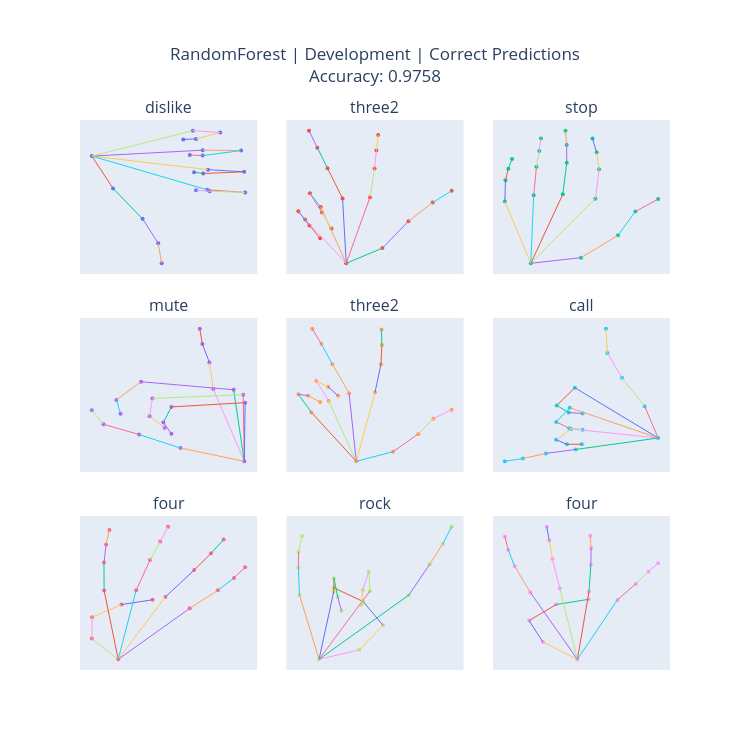

This figure's notebook cell:
### Code cell
metrics = rf_trainer.results[rf_model_name]["metrics"]["development set"]

rf_corr_pred_fig = plot_correct_landmarks(
    rf_clf,
    X_dev_df,
    y_dev_df,
    le,
    model_name="RandomForest",
    dataset_name="Development",
    accuracy=metrics["accuracy"],
    n_samples=9
)

### Figure 1 — Plotly figure (JSON) as saved in the notebook; plotly's stock layout.template omitted (floating-point values rounded to 4 significant figures)
{"data": [{"marker": {"size": 4}, "mode": "markers", "showlegend": false, "type": "scatter", "x": [0.0, 0.2021, 0.484, 0.633, 0.6664, 1.1, 1.462, 1.125, 0.9947, 1.107, 1.453, 1.062, 0.9752, 1.057, 1.424, 1.057, 0.9349, 0.9629, 1.224, 0.9932, 0.8723], "xaxis": "x", "y": [0.0, 0.4446, 0.8635, 1.2, 1.475, 0.4642, 0.5002, 0.4842, 0.4699, 0.1868, 0.2163, 0.2402, 0.2211, -0.08114, -0.07564, -0.006327, -0.01487, -0.3493, -0.3242, -0.2363, -0.2288], "yaxis": "y"}, {"line": {"width": 1}, "mode": "lines", "showlegend": false, "type": "scatter", "x": [0, 0.2021], "xaxis": "x", "y": [0, 0.4446], "yaxis": "y"}, {"line": {"width": 1}, "mode": "lines", "showlegend": false, "type": "scatter", "x": [0.2021, 0.484], "xaxis": "x", "y": [0.4446, 0.8635], "yaxis": "y"}, {"line": {"width": 1}, "mode": "lines", "showlegend": false, "type": "scatter", "x": [0.484, 0.633], "xaxis": "x", "y": [0.8635, 1.2], "yaxis": "y"}, {"line": {"width": 1}, "mode": "lines", "showlegend": false, "type": "scatter", "x": [0.633, 0.6664], "xaxis": "x", "y": [1.2, 1.475], "yaxis": "y"}, {"line": {"width": 1}, "mode": "lines", "showlegend": false, "type": "scatter", "x": [0, 1.1], "xaxis": "x", "y": [0, 0.4642], "yaxis": "y"}, {"line": {"width": 1}, "mode": "lines", "showlegend": false, "type": "scatter", "x": [1.1, 1.462], "xaxis": "x", "y": [0.4642, 0.5002], "yaxis": "y"}, {"line": {"width": 1}, "mode": "lines", "showlegend": false, "type": "scatter", "x": [1.462, 1.125], "xaxis": "x", "y": [0.5002, 0.4842], "yaxis": "y"}, {"line": {"width": 1}, "mode": "lines", "showlegend": false, "type": "scatter", "x": [1.125, 0.9947], "xaxis": "x", "y": [0.4842, 0.4699], "yaxis": "y"}, {"line": {"width": 1}, "mode": "lines", "showlegend": false, "type": "scatter", "x": [0, 1.107], "xaxis": "x", "y": [0, 0.1868], "yaxis": "y"}, {"line": {"width": 1}, "mode": "lines", "showlegend": false, "type": "scatter", "x": [1.107, 1.453], "xaxis": "x", "y": [0.1868, 0.2163], "yaxis": "y"}, {"line": {"width": 1}, "mode": "lines", "showlegend": false, "type": "scatter", "x": [1.453, 1.062], "xaxis": "x", "y": [0.2163, 0.2402], "yaxis": "y"}, {"line": {"width": 1}, "mode": "lines", "showlegend": false, "type": "scatter", "x": [1.062, 0.9752], "xaxis": "x", "y": [0.2402, 0.2211], "yaxis": "y"}, {"line": {"width": 1}, "mode": "lines", "showlegend": false, "type": "scatter", "x": [0, 1.057], "xaxis": "x", "y": [0, -0.08114], "yaxis": "y"}, {"line": {"width": 1}, "mode": "lines", "showlegend": false, "type": "scatter", "x": [1.057, 1.424], "xaxis": "x", "y": [-0.08114, -0.07564], "yaxis": "y"}, {"line": {"width": 1}, "mode": "lines", "showlegend": false, "type": "scatter", "x": [1.424, 1.057], "xaxis": "x", "y": [-0.07564, -0.006327], "yaxis": "y"}, {"line": {"width": 1}, "mode": "lines", "showlegend": false, "type": "scatter", "x": [1.057, 0.9349], "xaxis": "x", "y": [-0.006327, -0.01487], "yaxis": "y"}, {"line": {"width": 1}, "mode": "lines", "showlegend": false, "type": "scatter", "x": [0, 0.9629], "xaxis": "x", "y": [0, -0.3493], "yaxis": "y"}, {"line": {"width": 1}, "mode": "lines", "showlegend": false, "type": "scatter", "x": [0.9629, 1.224], "xaxis": "x", "y": [-0.3493, -0.3242], "yaxis": "y"}, {"line": {"width": 1}, "mode": "lines", "showlegend": false, "type": "scatter", "x": [1.224, 0.9932], "xaxis": "x", "y": [-0.3242, -0.2363], "yaxis": "y"}, {"line": {"width": 1}, "mode": "lines", "showlegend": false, "type": "scatter", "x": [0.9932, 0.8723], "xaxis": "x", "y": [-0.2363, -0.2288], "yaxis": "y"}, {"marker": {"size": 4}, "mode": "markers", "showlegend": false, "type": "scatter", "x": [0.0, 0.1784, 0.3065, 0.4255, 0.5191, 0.1173, 0.1397, 0.1488, 0.1573, -0.01784, -0.092, -0.1423, -0.1832, -0.1256, -0.1786, -0.1192, -0.07231, -0.2019, -0.2356, -0.1809, -0.1283], "xaxis": "x2", "y": [0.0, -0.1127, -0.3123, -0.45, -0.5378, -0.4904, -0.7029, -0.8366, -0.9514, -0.4804, -0.7053, -0.8574, -0.9831, -0.4176, -0.5186, -0.3759, -0.2577, -0.3248, -0.3851, -0.2798, -0.1849], "yaxis": "y2"}, {"line": {"width": 1}, "mode": "lines", "showlegend": false, "type": "scatter", "x": [0, 0.1784], "xaxis": "x2", "y": [0, -0.1127], "yaxis": "y2"}, {"line": {"width": 1}, "mode": "lines", "showlegend": false, "type": "scatter", "x": [0.1784, 0.3065], "xaxis": "x2", "y": [-0.1127, -0.3123], "yaxis": "y2"}, {"line": {"width": 1}, "mode": "lines", "showlegend": false, "type": "scatter", "x": [0.3065, 0.4255], "xaxis": "x2", "y": [-0.3123, -0.45], "yaxis": "y2"}, {"line": {"width": 1}, "mode": "lines", "showlegend": false, "type": "scatter", "x": [0.4255, 0.5191], "xaxis": "x2", "y": [-0.45, -0.5378], "yaxis": "y2"}, {"line": {"width": 1}, "mode": "lines", "showlegend": false, "type": "scatter", "x": [0, 0.1173], "xaxis": "x2", "y": [0, -0.4904], "yaxis": "y2"}, {"line": {"width": 1}, "mode": "lines", "showlegend": false, "type": "scatter", "x": [0.1173, 0.1397], "xaxis": "x2", "y": [-0.4904, -0.7029], "yaxis": "y2"}, {"line": {"width": 1}, "mode": "lines", "showlegend": false, "type": "scatter", "x": [0.1397, 0.1488], "xaxis": "x2", "y": [-0.7029, -0.8366], "yaxis": "y2"}, {"line": {"width": 1}, "mode": "lines", "showlegend": false, "type": "scatter", "x": [0.1488, 0.1573], "xaxis": "x2", "y": [-0.8366, -0.9514], "yaxis": "y2"}, {"line": {"width": 1}, "mode": "lines", "showlegend": false, "type": "scatter", "x": [0, -0.01784], "xaxis": "x2", "y": [0, -0.4804], "yaxis": "y2"}, {"line": {"width": 1}, "mode": "lines", "showlegend": false, "type": "scatter", "x": [-0.01784, -0.092], "xaxis": "x2", "y": [-0.4804, -0.7053], "yaxis": "y2"}, {"line": {"width": 1}, "mode": "lines", "showlegend": false, "type": "scatter", "x": [-0.092, -0.1423], "xaxis": "x2", "y": [-0.7053, -0.8574], "yaxis": "y2"}, {"line": {"width": 1}, "mode": "lines", "showlegend": false, "type": "scatter", "x": [-0.1423, -0.1832], "xaxis": "x2", "y": [-0.8574, -0.9831], "yaxis": "y2"}, {"line": {"width": 1}, "mode": "lines", "showlegend": false, "type": "scatter", "x": [0, -0.1256], "xaxis": "x2", "y": [0, -0.4176], "yaxis": "y2"}, {"line": {"width": 1}, "mode": "lines", "showlegend": false, "type": "scatter", "x": [-0.1256, -0.1786], "xaxis": "x2", "y": [-0.4176, -0.5186], "yaxis": "y2"}, {"line": {"width": 1}, "mode": "lines", "showlegend": false, "type": "scatter", "x": [-0.1786, -0.1192], "xaxis": "x2", "y": [-0.5186, -0.3759], "yaxis": "y2"}, {"line": {"width": 1}, "mode": "lines", "showlegend": false, "type": "scatter", "x": [-0.1192, -0.07231], "xaxis": "x2", "y": [-0.3759, -0.2577], "yaxis": "y2"}, {"line": {"width": 1}, "mode": "lines", "showlegend": false, "type": "scatter", "x": [0, -0.2019], "xaxis": "x2", "y": [0, -0.3248], "yaxis": "y2"}, {"line": {"width": 1}, "mode": "lines", "showlegend": false, "type": "scatter", "x": [-0.2019, -0.2356], "xaxis": "x2", "y": [-0.3248, -0.3851], "yaxis": "y2"}, {"line": {"width": 1}, "mode": "lines", "showlegend": false, "type": "scatter", "x": [-0.2356, -0.1809], "xaxis": "x2", "y": [-0.3851, -0.2798], "yaxis": "y2"}, {"line": {"width": 1}, "mode": "lines", "showlegend": false, "type": "scatter", "x": [-0.1809, -0.1283], "xaxis": "x2", "y": [-0.2798, -0.1849], "yaxis": "y2"}, {"marker": {"size": 4}, "mode": "markers", "showlegend": false, "type": "scatter", "x": [0.0, 0.1818, 0.3151, 0.3778, 0.4602, 0.2335, 0.247, 0.238, 0.2229, 0.1156, 0.13, 0.1297, 0.1254, 0.01035, 0.02044, 0.03042, 0.03678, -0.09379, -0.09157, -0.08122, -0.06771], "xaxis": "x3", "y": [0.0, -0.04226, -0.2092, -0.3873, -0.4802, -0.4835, -0.7029, -0.8283, -0.933, -0.5165, -0.7516, -0.8868, -0.9921, -0.5091, -0.7224, -0.8408, -0.9345, -0.463, -0.6207, -0.7075, -0.7803], "yaxis": "y3"}, {"line": {"width": 1}, "mode": "lines", "showlegend": false, "type": "scatter", "x": [0, 0.1818], "xaxis": "x3", "y": [0, -0.04226], "yaxis": "y3"}, {"line": {"width": 1}, "mode": "lines", "showlegend": false, "type": "scatter", "x": [0.1818, 0.3151], "xaxis": "x3", "y": [-0.04226, -0.2092], "yaxis": "y3"}, {"line": {"width": 1}, "mode": "lines", "showlegend": false, "type": "scatter", "x": [0.3151, 0.3778], "xaxis": "x3", "y": [-0.2092, -0.3873], "yaxis": "y3"}, {"line": {"width": 1}, "mode": "lines", "showlegend": false, "type": "scatter", "x": [0.3778, 0.4602], "xaxis": "x3", "y": [-0.3873, -0.4802], "yaxis": "y3"}, {"line": {"width": 1}, "mode": "lines", "showlegend": false, "type": "scatter", "x": [0, 0.2335], "xaxis": "x3", "y": [0, -0.4835], "yaxis": "y3"}, {"line": {"width": 1}, "mode": "lines", "showlegend": false, "type": "scatter", "x": [0.2335, 0.247], "xaxis": "x3", "y": [-0.4835, -0.7029], "yaxis": "y3"}, {"line": {"width": 1}, "mode": "lines", "showlegend": false, "type": "scatter", "x": [0.247, 0.238], "xaxis": "x3", "y": [-0.7029, -0.8283], "yaxis": "y3"}, {"line": {"width": 1}, "mode": "lines", "showlegend": false, "type": "scatter", "x": [0.238, 0.2229], "xaxis": "x3", "y": [-0.8283, -0.933], "yaxis": "y3"}, {"line": {"width": 1}, "mode": "lines", "showlegend": false, "type": "scatter", "x": [0, 0.1156], "xaxis": "x3", "y": [0, -0.5165], "yaxis": "y3"}, {"line": {"width": 1}, "mode": "lines", "showlegend": false, "type": "scatter", "x": [0.1156, 0.13], "xaxis": "x3", "y": [-0.5165, -0.7516], "yaxis": "y3"}, {"line": {"width": 1}, "mode": "lines", "showlegend": false, "type": "scatter", "x": [0.13, 0.1297], "xaxis": "x3", "y": [-0.7516, -0.8868], "yaxis": "y3"}, {"line": {"width": 1}, "mode": "lines", "showlegend": false, "type": "scatter", "x": [0.1297, 0.1254], "xaxis": "x3", "y": [-0.8868, -0.9921], "yaxis": "y3"}, {"line": {"width": 1}, "mode": "lines", "showlegend": false, "type": "scatter", "x": [0, 0.01035], "xaxis": "x3", "y": [0, -0.5091], "yaxis": "y3"}, {"line": {"width": 1}, "mode": "lines", "showlegend": false, "type": "scatter", "x": [0.01035, 0.02044], "xaxis": "x3", "y": [-0.5091, -0.7224], "yaxis": "y3"}, {"line": {"width": 1}, "mode": "lines", "showlegend": false, "type": "scatter", "x": [0.02044, 0.03042], "xaxis": "x3", "y": [-0.7224, -0.8408], "yaxis": "y3"}, {"line": {"width": 1}, "mode": "lines", "showlegend": false, "type": "scatter", "x": [0.03042, 0.03678], "xaxis": "x3", "y": [-0.8408, -0.9345], "yaxis": "y3"}, {"line": {"width": 1}, "mode": "lines", "showlegend": false, "type": "scatter", "x": [0, -0.09379], "xaxis": "x3", "y": [0, -0.463], "yaxis": "y3"}, {"line": {"width": 1}, "mode": "lines", "showlegend": false, "type": "scatter", "x": [-0.09379, -0.09157], "xaxis": "x3", "y": [-0.463, -0.6207], "yaxis": "y3"}, {"line": {"width": 1}, "mode": "lines", "showlegend": false, "type": "scatter", "x": [-0.09157, -0.08122], "xaxis": "x3", "y": [-0.6207, -0.7075], "yaxis": "y3"}, {"line": {"width": 1}, "mode": "lines", "showlegend": false, "type": "scatter", "x": [-0.08122, -0.06771], "xaxis": "x3", "y": [-0.7075, -0.7803], "yaxis": "y3"}, {"marker": {"size": 4}, "mode": "markers", "showlegend": false, "type": "scatter", "x": [0.0, -0.368, -0.6071, -0.8123, -0.8798, -0.1788, -0.2015, -0.2418, -0.2568, -0.06133, -0.5962, -0.7384, -0.714, -0.006406, -0.5304, -0.5461, -0.4598, 0.005061, -0.4208, -0.4671, -0.4205], "xaxis": "x4", "y": [0.0, -0.195, -0.3935, -0.5443, -0.7528, -1.064, -1.455, -1.725, -1.951, -1.053, -1.171, -0.9037, -0.7002, -0.9805, -0.9256, -0.6627, -0.4924, -0.8623, -0.8005, -0.5706, -0.406], "yaxis": "y4"}, {"line": {"width": 1}, "mode": "lines", "showlegend": false, "type": "scatter", "x": [0, -0.368], "xaxis": "x4", "y": [0, -0.195], "yaxis": "y4"}, {"line": {"width": 1}, "mode": "lines", "showlegend": false, "type": "scatter", "x": [-0.368, -0.6071], "xaxis": "x4", "y": [-0.195, -0.3935], "yaxis": "y4"}, {"line": {"width": 1}, "mode": "lines", "showlegend": false, "type": "scatter", "x": [-0.6071, -0.8123], "xaxis": "x4", "y": [-0.3935, -0.5443], "yaxis": "y4"}, {"line": {"width": 1}, "mode": "lines", "showlegend": false, "type": "scatter", "x": [-0.8123, -0.8798], "xaxis": "x4", "y": [-0.5443, -0.7528], "yaxis": "y4"}, {"line": {"width": 1}, "mode": "lines", "showlegend": false, "type": "scatter", "x": [0, -0.1788], "xaxis": "x4", "y": [0, -1.064], "yaxis": "y4"}, {"line": {"width": 1}, "mode": "lines", "showlegend": false, "type": "scatter", "x": [-0.1788, -0.2015], "xaxis": "x4", "y": [-1.064, -1.455], "yaxis": "y4"}, {"line": {"width": 1}, "mode": "lines", "showlegend": false, "type": "scatter", "x": [-0.2015, -0.2418], "xaxis": "x4", "y": [-1.455, -1.725], "yaxis": "y4"}, {"line": {"width": 1}, "mode": "lines", "showlegend": false, "type": "scatter", "x": [-0.2418, -0.2568], "xaxis": "x4", "y": [-1.725, -1.951], "yaxis": "y4"}, {"line": {"width": 1}, "mode": "lines", "showlegend": false, "type": "scatter", "x": [0, -0.06133], "xaxis": "x4", "y": [0, -1.053], "yaxis": "y4"}, {"line": {"width": 1}, "mode": "lines", "showlegend": false, "type": "scatter", "x": [-0.06133, -0.5962], "xaxis": "x4", "y": [-1.053, -1.171], "yaxis": "y4"}, {"line": {"width": 1}, "mode": "lines", "showlegend": false, "type": "scatter", "x": [-0.5962, -0.7384], "xaxis": "x4", "y": [-1.171, -0.9037], "yaxis": "y4"}, {"line": {"width": 1}, "mode": "lines", "showlegend": false, "type": "scatter", "x": [-0.7384, -0.714], "xaxis": "x4", "y": [-0.9037, -0.7002], "yaxis": "y4"}, {"line": {"width": 1}, "mode": "lines", "showlegend": false, "type": "scatter", "x": [0, -0.006406], "xaxis": "x4", "y": [0, -0.9805], "yaxis": "y4"}, {"line": {"width": 1}, "mode": "lines", "showlegend": false, "type": "scatter", "x": [-0.006406, -0.5304], "xaxis": "x4", "y": [-0.9805, -0.9256], "yaxis": "y4"}, {"line": {"width": 1}, "mode": "lines", "showlegend": false, "type": "scatter", "x": [-0.5304, -0.5461], "xaxis": "x4", "y": [-0.9256, -0.6627], "yaxis": "y4"}, {"line": {"width": 1}, "mode": "lines", "showlegend": false, "type": "scatter", "x": [-0.5461, -0.4598], "xaxis": "x4", "y": [-0.6627, -0.4924], "yaxis": "y4"}, {"line": {"width": 1}, "mode": "lines", "showlegend": false, "type": "scatter", "x": [0, 0.005061], "xaxis": "x4", "y": [0, -0.8623], "yaxis": "y4"}, {"line": {"width": 1}, "mode": "lines", "showlegend": false, "type": "scatter", "x": [0.005061, -0.4208], "xaxis": "x4", "y": [-0.8623, -0.8005], "yaxis": "y4"}, {"line": {"width": 1}, "mode": "lines", "showlegend": false, "type": "scatter", "x": [-0.4208, -0.4671], "xaxis": "x4", "y": [-0.8005, -0.5706], "yaxis": "y4"}, {"line": {"width": 1}, "mode": "lines", "showlegend": false, "type": "scatter", "x": [-0.4671, -0.4205], "xaxis": "x4", "y": [-0.5706, -0.406], "yaxis": "y4"}, {"marker": {"size": 4}, "mode": "markers", "showlegend": false, "type": "scatter", "x": [0.0, 0.1678, 0.2839, 0.3521, 0.4361, 0.08565, 0.1129, 0.1171, 0.1155, -0.03286, -0.1092, -0.1599, -0.2012, -0.1269, -0.1825, -0.1288, -0.08326, -0.2052, -0.2649, -0.2195, -0.1655], "xaxis": "x5", "y": [0.0, -0.07062, -0.2023, -0.3152, -0.3805, -0.5082, -0.7171, -0.8583, -0.9731, -0.5034, -0.7178, -0.8675, -0.9796, -0.4476, -0.5928, -0.5505, -0.4836, -0.3613, -0.495, -0.4846, -0.4379], "yaxis": "y5"}, {"line": {"width": 1}, "mode": "lines", "showlegend": false, "type": "scatter", "x": [0, 0.1678], "xaxis": "x5", "y": [0, -0.07062], "yaxis": "y5"}, {"line": {"width": 1}, "mode": "lines", "showlegend": false, "type": "scatter", "x": [0.1678, 0.2839], "xaxis": "x5", "y": [-0.07062, -0.2023], "yaxis": "y5"}, {"line": {"width": 1}, "mode": "lines", "showlegend": false, "type": "scatter", "x": [0.2839, 0.3521], "xaxis": "x5", "y": [-0.2023, -0.3152], "yaxis": "y5"}, {"line": {"width": 1}, "mode": "lines", "showlegend": false, "type": "scatter", "x": [0.3521, 0.4361], "xaxis": "x5", "y": [-0.3152, -0.3805], "yaxis": "y5"}, {"line": {"width": 1}, "mode": "lines", "showlegend": false, "type": "scatter", "x": [0, 0.08565], "xaxis": "x5", "y": [0, -0.5082], "yaxis": "y5"}, {"line": {"width": 1}, "mode": "lines", "showlegend": false, "type": "scatter", "x": [0.08565, 0.1129], "xaxis": "x5", "y": [-0.5082, -0.7171], "yaxis": "y5"}, {"line": {"width": 1}, "mode": "lines", "showlegend": false, "type": "scatter", "x": [0.1129, 0.1171], "xaxis": "x5", "y": [-0.7171, -0.8583], "yaxis": "y5"}, {"line": {"width": 1}, "mode": "lines", "showlegend": false, "type": "scatter", "x": [0.1171, 0.1155], "xaxis": "x5", "y": [-0.8583, -0.9731], "yaxis": "y5"}, {"line": {"width": 1}, "mode": "lines", "showlegend": false, "type": "scatter", "x": [0, -0.03286], "xaxis": "x5", "y": [0, -0.5034], "yaxis": "y5"}, {"line": {"width": 1}, "mode": "lines", "showlegend": false, "type": "scatter", "x": [-0.03286, -0.1092], "xaxis": "x5", "y": [-0.5034, -0.7178], "yaxis": "y5"}, {"line": {"width": 1}, "mode": "lines", "showlegend": false, "type": "scatter", "x": [-0.1092, -0.1599], "xaxis": "x5", "y": [-0.7178, -0.8675], "yaxis": "y5"}, {"line": {"width": 1}, "mode": "lines", "showlegend": false, "type": "scatter", "x": [-0.1599, -0.2012], "xaxis": "x5", "y": [-0.8675, -0.9796], "yaxis": "y5"}, {"line": {"width": 1}, "mode": "lines", "showlegend": false, "type": "scatter", "x": [0, -0.1269], "xaxis": "x5", "y": [0, -0.4476], "yaxis": "y5"}, {"line": {"width": 1}, "mode": "lines", "showlegend": false, "type": "scatter", "x": [-0.1269, -0.1825], "xaxis": "x5", "y": [-0.4476, -0.5928], "yaxis": "y5"}, {"line": {"width": 1}, "mode": "lines", "showlegend": false, "type": "scatter", "x": [-0.1825, -0.1288], "xaxis": "x5", "y": [-0.5928, -0.5505], "yaxis": "y5"}, {"line": {"width": 1}, "mode": "lines", "showlegend": false, "type": "scatter", "x": [-0.1288, -0.08326], "xaxis": "x5", "y": [-0.5505, -0.4836], "yaxis": "y5"}, {"line": {"width": 1}, "mode": "lines", "showlegend": false, "type": "scatter", "x": [0, -0.2052], "xaxis": "x5", "y": [0, -0.3613], "yaxis": "y5"}, {"line": {"width": 1}, "mode": "lines", "showlegend": false, "type": "scatter", "x": [-0.2052, -0.2649], "xaxis": "x5", "y": [-0.3613, -0.495], "yaxis": "y5"}, {"line": {"width": 1}, "mode": "lines", "showlegend": false, "type": "scatter", "x": [-0.2649, -0.2195], "xaxis": "x5", "y": [-0.495, -0.4846], "yaxis": "y5"}, {"line": {"width": 1}, "mode": "lines", "showlegend": false, "type": "scatter", "x": [-0.2195, -0.1655], "xaxis": "x5", "y": [-0.4846, -0.4379], "yaxis": "y5"}, {"marker": {"size": 4}, "mode": "markers", "showlegend": false, "type": "scatter", "x": [0.0, -0.1774, -0.4758, -0.6669, -0.6863, -1.095, -1.333, -1.176, -0.9926, -1.161, -1.339, -1.169, -0.9937, -1.144, -1.34, -1.199, -1.004, -1.083, -1.476, -1.777, -2.015], "xaxis": "x6", "y": [0.0, -0.4267, -0.8076, -1.142, -1.466, -0.6739, -0.4368, -0.3412, -0.3301, -0.4064, -0.2154, -0.1312, -0.1118, -0.1217, 0.02281, 0.08462, 0.0824, 0.1536, 0.2067, 0.2752, 0.3124], "yaxis": "y6"}, {"line": {"width": 1}, "mode": "lines", "showlegend": false, "type": "scatter", "x": [0, -0.1774], "xaxis": "x6", "y": [0, -0.4267], "yaxis": "y6"}, {"line": {"width": 1}, "mode": "lines", "showlegend": false, "type": "scatter", "x": [-0.1774, -0.4758], "xaxis": "x6", "y": [-0.4267, -0.8076], "yaxis": "y6"}, {"line": {"width": 1}, "mode": "lines", "showlegend": false, "type": "scatter", "x": [-0.4758, -0.6669], "xaxis": "x6", "y": [-0.8076, -1.142], "yaxis": "y6"}, {"line": {"width": 1}, "mode": "lines", "showlegend": false, "type": "scatter", "x": [-0.6669, -0.6863], "xaxis": "x6", "y": [-1.142, -1.466], "yaxis": "y6"}, {"line": {"width": 1}, "mode": "lines", "showlegend": false, "type": "scatter", "x": [0, -1.095], "xaxis": "x6", "y": [0, -0.6739], "yaxis": "y6"}, {"line": {"width": 1}, "mode": "lines", "showlegend": false, "type": "scatter", "x": [-1.095, -1.333], "xaxis": "x6", "y": [-0.6739, -0.4368], "yaxis": "y6"}, {"line": {"width": 1}, "mode": "lines", "showlegend": false, "type": "scatter", "x": [-1.333, -1.176], "xaxis": "x6", "y": [-0.4368, -0.3412], "yaxis": "y6"}, {"line": {"width": 1}, "mode": "lines", "showlegend": false, "type": "scatter", "x": [-1.176, -0.9926], "xaxis": "x6", "y": [-0.3412, -0.3301], "yaxis": "y6"}, {"line": {"width": 1}, "mode": "lines", "showlegend": false, "type": "scatter", "x": [0, -1.161], "xaxis": "x6", "y": [0, -0.4064], "yaxis": "y6"}, {"line": {"width": 1}, "mode": "lines", "showlegend": false, "type": "scatter", "x": [-1.161, -1.339], "xaxis": "x6", "y": [-0.4064, -0.2154], "yaxis": "y6"}, {"line": {"width": 1}, "mode": "lines", "showlegend": false, "type": "scatter", "x": [-1.339, -1.169], "xaxis": "x6", "y": [-0.2154, -0.1312], "yaxis": "y6"}, {"line": {"width": 1}, "mode": "lines", "showlegend": false, "type": "scatter", "x": [-1.169, -0.9937], "xaxis": "x6", "y": [-0.1312, -0.1118], "yaxis": "y6"}, {"line": {"width": 1}, "mode": "lines", "showlegend": false, "type": "scatter", "x": [0, -1.144], "xaxis": "x6", "y": [0, -0.1217], "yaxis": "y6"}, {"line": {"width": 1}, "mode": "lines", "showlegend": false, "type": "scatter", "x": [-1.144, -1.34], "xaxis": "x6", "y": [-0.1217, 0.02281], "yaxis": "y6"}, {"line": {"width": 1}, "mode": "lines", "showlegend": false, "type": "scatter", "x": [-1.34, -1.199], "xaxis": "x6", "y": [0.02281, 0.08462], "yaxis": "y6"}, {"line": {"width": 1}, "mode": "lines", "showlegend": false, "type": "scatter", "x": [-1.199, -1.004], "xaxis": "x6", "y": [0.08462, 0.0824], "yaxis": "y6"}, {"line": {"width": 1}, "mode": "lines", "showlegend": false, "type": "scatter", "x": [0, -1.083], "xaxis": "x6", "y": [0, 0.1536], "yaxis": "y6"}, {"line": {"width": 1}, "mode": "lines", "showlegend": false, "type": "scatter", "x": [-1.083, -1.476], "xaxis": "x6", "y": [0.1536, 0.2067], "yaxis": "y6"}, {"line": {"width": 1}, "mode": "lines", "showlegend": false, "type": "scatter", "x": [-1.476, -1.777], "xaxis": "x6", "y": [0.2067, 0.2752], "yaxis": "y6"}, {"line": {"width": 1}, "mode": "lines", "showlegend": false, "type": "scatter", "x": [-1.777, -2.015], "xaxis": "x6", "y": [0.2752, 0.3124], "yaxis": "y6"}, {"marker": {"size": 4}, "mode": "markers", "showlegend": false, "type": "scatter", "x": [0.0, -0.09204, -0.09115, 0.01136, 0.12, -0.04925, -0.04973, -0.04221, -0.03068, 0.06261, 0.111, 0.1467, 0.1741, 0.1649, 0.2652, 0.3242, 0.3683, 0.25, 0.348, 0.4043, 0.4433], "xaxis": "x7", "y": [0.0, -0.1545, -0.3124, -0.4064, -0.4421, -0.5111, -0.7192, -0.8523, -0.9597, -0.5122, -0.7366, -0.8749, -0.9847, -0.4634, -0.6624, -0.7869, -0.8891, -0.3786, -0.512, -0.6039, -0.6838], "yaxis": "y7"}, {"line": {"width": 1}, "mode": "lines", "showlegend": false, "type": "scatter", "x": [0, -0.09204], "xaxis": "x7", "y": [0, -0.1545], "yaxis": "y7"}, {"line": {"width": 1}, "mode": "lines", "showlegend": false, "type": "scatter", "x": [-0.09204, -0.09115], "xaxis": "x7", "y": [-0.1545, -0.3124], "yaxis": "y7"}, {"line": {"width": 1}, "mode": "lines", "showlegend": false, "type": "scatter", "x": [-0.09115, 0.01136], "xaxis": "x7", "y": [-0.3124, -0.4064], "yaxis": "y7"}, {"line": {"width": 1}, "mode": "lines", "showlegend": false, "type": "scatter", "x": [0.01136, 0.12], "xaxis": "x7", "y": [-0.4064, -0.4421], "yaxis": "y7"}, {"line": {"width": 1}, "mode": "lines", "showlegend": false, "type": "scatter", "x": [0, -0.04925], "xaxis": "x7", "y": [0, -0.5111], "yaxis": "y7"}, {"line": {"width": 1}, "mode": "lines", "showlegend": false, "type": "scatter", "x": [-0.04925, -0.04973], "xaxis": "x7", "y": [-0.5111, -0.7192], "yaxis": "y7"}, {"line": {"width": 1}, "mode": "lines", "showlegend": false, "type": "scatter", "x": [-0.04973, -0.04221], "xaxis": "x7", "y": [-0.7192, -0.8523], "yaxis": "y7"}, {"line": {"width": 1}, "mode": "lines", "showlegend": false, "type": "scatter", "x": [-0.04221, -0.03068], "xaxis": "x7", "y": [-0.8523, -0.9597], "yaxis": "y7"}, {"line": {"width": 1}, "mode": "lines", "showlegend": false, "type": "scatter", "x": [0, 0.06261], "xaxis": "x7", "y": [0, -0.5122], "yaxis": "y7"}, {"line": {"width": 1}, "mode": "lines", "showlegend": false, "type": "scatter", "x": [0.06261, 0.111], "xaxis": "x7", "y": [-0.5122, -0.7366], "yaxis": "y7"}, {"line": {"width": 1}, "mode": "lines", "showlegend": false, "type": "scatter", "x": [0.111, 0.1467], "xaxis": "x7", "y": [-0.7366, -0.8749], "yaxis": "y7"}, {"line": {"width": 1}, "mode": "lines", "showlegend": false, "type": "scatter", "x": [0.1467, 0.1741], "xaxis": "x7", "y": [-0.8749, -0.9847], "yaxis": "y7"}, {"line": {"width": 1}, "mode": "lines", "showlegend": false, "type": "scatter", "x": [0, 0.1649], "xaxis": "x7", "y": [0, -0.4634], "yaxis": "y7"}, {"line": {"width": 1}, "mode": "lines", "showlegend": false, "type": "scatter", "x": [0.1649, 0.2652], "xaxis": "x7", "y": [-0.4634, -0.6624], "yaxis": "y7"}, {"line": {"width": 1}, "mode": "lines", "showlegend": false, "type": "scatter", "x": [0.2652, 0.3242], "xaxis": "x7", "y": [-0.6624, -0.7869], "yaxis": "y7"}, {"line": {"width": 1}, "mode": "lines", "showlegend": false, "type": "scatter", "x": [0.3242, 0.3683], "xaxis": "x7", "y": [-0.7869, -0.8891], "yaxis": "y7"}, {"line": {"width": 1}, "mode": "lines", "showlegend": false, "type": "scatter", "x": [0, 0.25], "xaxis": "x7", "y": [0, -0.3786], "yaxis": "y7"}, {"line": {"width": 1}, "mode": "lines", "showlegend": false, "type": "scatter", "x": [0.25, 0.348], "xaxis": "x7", "y": [-0.3786, -0.512], "yaxis": "y7"}, {"line": {"width": 1}, "mode": "lines", "showlegend": false, "type": "scatter", "x": [0.348, 0.4043], "xaxis": "x7", "y": [-0.512, -0.6039], "yaxis": "y7"}, {"line": {"width": 1}, "mode": "lines", "showlegend": false, "type": "scatter", "x": [0.4043, 0.4433], "xaxis": "x7", "y": [-0.6039, -0.6838], "yaxis": "y7"}, {"marker": {"size": 4}, "mode": "markers", "showlegend": false, "type": "scatter", "x": [0.0, 0.3363, 0.5368, 0.3689, 0.1231, 0.7511, 0.9265, 1.038, 1.11, 0.4263, 0.4163, 0.3662, 0.3552, 0.1227, 0.125, 0.1563, 0.188, -0.1634, -0.1733, -0.171, -0.1404], "xaxis": "x8", "y": [0.0, -0.1622, -0.5838, -0.994, -1.23, -1.104, -1.634, -1.989, -2.281, -1.176, -1.505, -1.193, -0.9348, -1.161, -1.395, -1.076, -0.8325, -1.103, -1.576, -1.852, -2.123], "yaxis": "y8"}, {"line": {"width": 1}, "mode": "lines", "showlegend": false, "type": "scatter", "x": [0, 0.3363], "xaxis": "x8", "y": [0, -0.1622], "yaxis": "y8"}, {"line": {"width": 1}, "mode": "lines", "showlegend": false, "type": "scatter", "x": [0.3363, 0.5368], "xaxis": "x8", "y": [-0.1622, -0.5838], "yaxis": "y8"}, {"line": {"width": 1}, "mode": "lines", "showlegend": false, "type": "scatter", "x": [0.5368, 0.3689], "xaxis": "x8", "y": [-0.5838, -0.994], "yaxis": "y8"}, {"line": {"width": 1}, "mode": "lines", "showlegend": false, "type": "scatter", "x": [0.3689, 0.1231], "xaxis": "x8", "y": [-0.994, -1.23], "yaxis": "y8"}, {"line": {"width": 1}, "mode": "lines", "showlegend": false, "type": "scatter", "x": [0, 0.7511], "xaxis": "x8", "y": [0, -1.104], "yaxis": "y8"}, {"line": {"width": 1}, "mode": "lines", "showlegend": false, "type": "scatter", "x": [0.7511, 0.9265], "xaxis": "x8", "y": [-1.104, -1.634], "yaxis": "y8"}, {"line": {"width": 1}, "mode": "lines", "showlegend": false, "type": "scatter", "x": [0.9265, 1.038], "xaxis": "x8", "y": [-1.634, -1.989], "yaxis": "y8"}, {"line": {"width": 1}, "mode": "lines", "showlegend": false, "type": "scatter", "x": [1.038, 1.11], "xaxis": "x8", "y": [-1.989, -2.281], "yaxis": "y8"}, {"line": {"width": 1}, "mode": "lines", "showlegend": false, "type": "scatter", "x": [0, 0.4263], "xaxis": "x8", "y": [0, -1.176], "yaxis": "y8"}, {"line": {"width": 1}, "mode": "lines", "showlegend": false, "type": "scatter", "x": [0.4263, 0.4163], "xaxis": "x8", "y": [-1.176, -1.505], "yaxis": "y8"}, {"line": {"width": 1}, "mode": "lines", "showlegend": false, "type": "scatter", "x": [0.4163, 0.3662], "xaxis": "x8", "y": [-1.505, -1.193], "yaxis": "y8"}, {"line": {"width": 1}, "mode": "lines", "showlegend": false, "type": "scatter", "x": [0.3662, 0.3552], "xaxis": "x8", "y": [-1.193, -0.9348], "yaxis": "y8"}, {"line": {"width": 1}, "mode": "lines", "showlegend": false, "type": "scatter", "x": [0, 0.1227], "xaxis": "x8", "y": [0, -1.161], "yaxis": "y8"}, {"line": {"width": 1}, "mode": "lines", "showlegend": false, "type": "scatter", "x": [0.1227, 0.125], "xaxis": "x8", "y": [-1.161, -1.395], "yaxis": "y8"}, {"line": {"width": 1}, "mode": "lines", "showlegend": false, "type": "scatter", "x": [0.125, 0.1563], "xaxis": "x8", "y": [-1.395, -1.076], "yaxis": "y8"}, {"line": {"width": 1}, "mode": "lines", "showlegend": false, "type": "scatter", "x": [0.1563, 0.188], "xaxis": "x8", "y": [-1.076, -0.8325], "yaxis": "y8"}, {"line": {"width": 1}, "mode": "lines", "showlegend": false, "type": "scatter", "x": [0, -0.1634], "xaxis": "x8", "y": [0, -1.103], "yaxis": "y8"}, {"line": {"width": 1}, "mode": "lines", "showlegend": false, "type": "scatter", "x": [-0.1634, -0.1733], "xaxis": "x8", "y": [-1.103, -1.576], "yaxis": "y8"}, {"line": {"width": 1}, "mode": "lines", "showlegend": false, "type": "scatter", "x": [-0.1733, -0.171], "xaxis": "x8", "y": [-1.576, -1.852], "yaxis": "y8"}, {"line": {"width": 1}, "mode": "lines", "showlegend": false, "type": "scatter", "x": [-0.171, -0.1404], "xaxis": "x8", "y": [-1.852, -2.123], "yaxis": "y8"}, {"marker": {"size": 4}, "mode": "markers", "showlegend": false, "type": "scatter", "x": [0.0, -0.1426, -0.1995, -0.08815, 0.04585, -0.1946, -0.2591, -0.2857, -0.2998, -0.07266, -0.1031, -0.1163, -0.1267, 0.04767, 0.05556, 0.05662, 0.05335, 0.165, 0.2423, 0.2932, 0.3336], "xaxis": "x9", "y": [0.0, -0.1292, -0.2899, -0.4092, -0.4487, -0.5002, -0.6957, -0.8183, -0.9192, -0.5293, -0.7502, -0.8891, -0.9919, -0.5046, -0.7066, -0.8321, -0.9244, -0.4435, -0.5659, -0.6545, -0.7186], "yaxis": "y9"}, {"line": {"width": 1}, "mode": "lines", "showlegend": false, "type": "scatter", "x": [0, -0.1426], "xaxis": "x9", "y": [0, -0.1292], "yaxis": "y9"}, {"line": {"width": 1}, "mode": "lines", "showlegend": false, "type": "scatter", "x": [-0.1426, -0.1995], "xaxis": "x9", "y": [-0.1292, -0.2899], "yaxis": "y9"}, {"line": {"width": 1}, "mode": "lines", "showlegend": false, "type": "scatter", "x": [-0.1995, -0.08815], "xaxis": "x9", "y": [-0.2899, -0.4092], "yaxis": "y9"}, {"line": {"width": 1}, "mode": "lines", "showlegend": false, "type": "scatter", "x": [-0.08815, 0.04585], "xaxis": "x9", "y": [-0.4092, -0.4487], "yaxis": "y9"}, {"line": {"width": 1}, "mode": "lines", "showlegend": false, "type": "scatter", "x": [0, -0.1946], "xaxis": "x9", "y": [0, -0.5002], "yaxis": "y9"}, {"line": {"width": 1}, "mode": "lines", "showlegend": false, "type": "scatter", "x": [-0.1946, -0.2591], "xaxis": "x9", "y": [-0.5002, -0.6957], "yaxis": "y9"}, {"line": {"width": 1}, "mode": "lines", "showlegend": false, "type": "scatter", "x": [-0.2591, -0.2857], "xaxis": "x9", "y": [-0.6957, -0.8183], "yaxis": "y9"}, {"line": {"width": 1}, "mode": "lines", "showlegend": false, "type": "scatter", "x": [-0.2857, -0.2998], "xaxis": "x9", "y": [-0.8183, -0.9192], "yaxis": "y9"}, {"line": {"width": 1}, "mode": "lines", "showlegend": false, "type": "scatter", "x": [0, -0.07266], "xaxis": "x9", "y": [0, -0.5293], "yaxis": "y9"}, {"line": {"width": 1}, "mode": "lines", "showlegend": false, "type": "scatter", "x": [-0.07266, -0.1031], "xaxis": "x9", "y": [-0.5293, -0.7502], "yaxis": "y9"}, {"line": {"width": 1}, "mode": "lines", "showlegend": false, "type": "scatter", "x": [-0.1031, -0.1163], "xaxis": "x9", "y": [-0.7502, -0.8891], "yaxis": "y9"}, {"line": {"width": 1}, "mode": "lines", "showlegend": false, "type": "scatter", "x": [-0.1163, -0.1267], "xaxis": "x9", "y": [-0.8891, -0.9919], "yaxis": "y9"}, {"line": {"width": 1}, "mode": "lines", "showlegend": false, "type": "scatter", "x": [0, 0.04767], "xaxis": "x9", "y": [0, -0.5046], "yaxis": "y9"}, {"line": {"width": 1}, "mode": "lines", "showlegend": false, "type": "scatter", "x": [0.04767, 0.05556], "xaxis": "x9", "y": [-0.5046, -0.7066], "yaxis": "y9"}, {"line": {"width": 1}, "mode": "lines", "showlegend": false, "type": "scatter", "x": [0.05556, 0.05662], "xaxis": "x9", "y": [-0.7066, -0.8321], "yaxis": "y9"}, {"line": {"width": 1}, "mode": "lines", "showlegend": false, "type": "scatter", "x": [0.05662, 0.05335], "xaxis": "x9", "y": [-0.8321, -0.9244], "yaxis": "y9"}, {"line": {"width": 1}, "mode": "lines", "showlegend": false, "type": "scatter", "x": [0, 0.165], "xaxis": "x9", "y": [0, -0.4435], "yaxis": "y9"}, {"line": {"width": 1}, "mode": "lines", "showlegend": false, "type": "scatter", "x": [0.165, 0.2423], "xaxis": "x9", "y": [-0.4435, -0.5659], "yaxis": "y9"}, {"line": {"width": 1}, "mode": "lines", "showlegend": false, "type": "scatter", "x": [0.2423, 0.2932], "xaxis": "x9", "y": [-0.5659, -0.6545], "yaxis": "y9"}, {"line": {"width": 1}, "mode": "lines", "showlegend": false, "type": "scatter", "x": [0.2932, 0.3336], "xaxis": "x9", "y": [-0.6545, -0.7186], "yaxis": "y9"}], "layout": {"annotations": [{"font": {"size": 16}, "showarrow": false, "text": "dislike", "x": 0.15, "xanchor": "center", "xref": "paper", "y": 1, "yanchor": "bottom", "yref": "paper"}, {"font": {"size": 16}, "showarrow": false, "text": "three2", "x": 0.5, "xanchor": "center", "xref": "paper", "y": 1, "yanchor": "bottom", "yref": "paper"}, {"font": {"size": 16}, "showarrow": false, "text": "stop", "x": 0.85, "xanchor": "center", "xref": "paper", "y": 1, "yanchor": "bottom", "yref": "paper"}, {"font": {"size": 16}, "showarrow": false, "text": "mute", "x": 0.15, "xanchor": "center", "xref": "paper", "y": 0.64, "yanchor": "bottom", "yref": "paper"}, {"font": {"size": 16}, "showarrow": false, "text": "three2", "x": 0.5, "xanchor": "center", "xref": "paper", "y": 0.64, "yanchor": "bottom", "yref": "paper"}, {"font": {"size": 16}, "showarrow": false, "text": "call", "x": 0.85, "xanchor": "center", "xref": "paper", "y": 0.64, "yanchor": "bottom", "yref": "paper"}, {"font": {"size": 16}, "showarrow": false, "text": "four", "x": 0.15, "xanchor": "center", "xref": "paper", "y": 0.28, "yanchor": "bottom", "yref": "paper"}, {"font": {"size": 16}, "showarrow": false, "text": "rock", "x": 0.5, "xanchor": "center", "xref": "paper", "y": 0.28, "yanchor": "bottom", "yref": "paper"}, {"font": {"size": 16}, "showarrow": false, "text": "four", "x": 0.85, "xanchor": "center", "xref": "paper", "y": 0.28, "yanchor": "bottom", "yref": "paper"}], "height": 750, "margin": {"t": 120}, "showlegend": false, "title": {"text": "RandomForest | Development | Correct Predictions<br>Accuracy: 0.9758", "x": 0.5, "xanchor": "center"}, "width": 750, "xaxis": {"anchor": "y", "domain": [0, 0.3], "visible": false}, "xaxis2": {"anchor": "y2", "domain": [0.35, 0.65], "visible": false}, "xaxis3": {"anchor": "y3", "domain": [0.7, 1], "visible": false}, "xaxis4": {"anchor": "y4", "domain": [0, 0.3], "visible": false}, "xaxis5": {"anchor": "y5", "domain": [0.35, 0.65], "visible": false}, "xaxis6": {"anchor": "y6", "domain": [0.7, 1], "visible": false}, "xaxis7": {"anchor": "y7", "domain": [0, 0.3], "visible": false}, "xaxis8": {"anchor": "y8", "domain": [0.35, 0.65], "visible": false}, "xaxis9": {"anchor": "y9", "domain": [0.7, 1], "visible": false}, "yaxis": {"anchor": "x", "autorange": "reversed", "domain": [0.72, 1], "visible": false}, "yaxis2": {"anchor": "x2", "autorange": "reversed", "domain": [0.72, 1], "visible": false}, "yaxis3": {"anchor": "x3", "autorange": "reversed", "domain": [0.72, 1], "visible": false}, "yaxis4": {"anchor": "x4", "autorange": "reversed", "domain": [0.36, 0.64], "visible": false}, "yaxis5": {"anchor": "x5", "autorange": "reversed", "domain": [0.36, 0.64], "visible": false}, "yaxis6": {"anchor": "x6", "autorange": "reversed", "domain": [0.36, 0.64], "visible": false}, "yaxis7": {"anchor": "x7", "autorange": "reversed", "domain": [0, 0.28], "visible": false}, "yaxis8": {"anchor": "x8", "autorange": "reversed", "domain": [0, 0.28], "visible": false}, "yaxis9": {"anchor": "x9", "autorange": "reversed", "domain": [0, 0.28], "visible": false}}}
